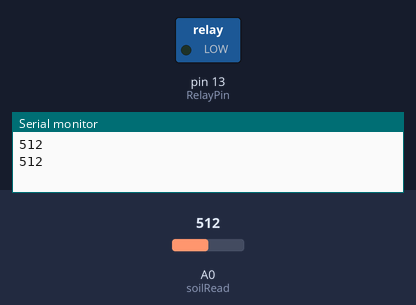
A program run on a simulated Arduino Uno, built with avr-gcc and run on an emulated ATmega328P. On the bench: switched loads named in the program (green lamp = pin HIGH), the last lines printed to the serial monitor. Inputs (shaded band) come from the test bench; at power-on: A0 (soilRead) = 512.

Above: at 3.8 s.
3.9 s: A0 (soilRead) set to 660
7.8 s: A0 (soilRead) set to 683
At 9.9 s:
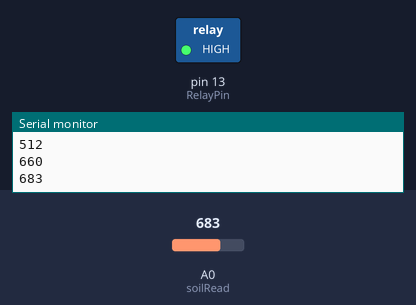
11.7 s: A0 (soilRead) set to 511
At 13.3 s:
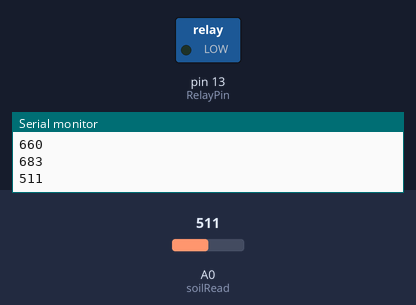
15.6 s: A0 (soilRead) set to 680
At 19.1 s:
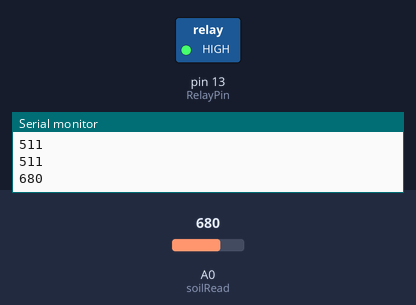
Timing chart, 0 to 20.5 s (numbered marks = the images above; inputs shaded):
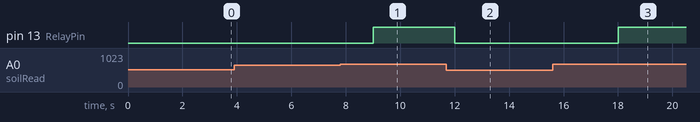

The program:

main.cpp
```cpp
#include <Arduino.h>

const int soilRead = A0;
int soilMoisture = 0;
int RelayPin=13;
//Constants
//Hygrometer sensor analog pin output at pin A0 of Arduino
//Variables
int value;

void setup()
{

  Serial.begin(9600);
  pinMode(soilRead, INPUT);
  pinMode(RelayPin, OUTPUT);
}

void loop()
{

  // When the plant is watered well the sensor will read a value 380~400, I will keep the 400
  soilMoisture = analogRead(soilRead);
  //Map value : 400 will be 100 and 1023 will be 0

  /*
Serial.print(soilMoisture);
Serial.print(" "); */
  Serial.println(soilMoisture);

  if (soilMoisture < 670)
  {
     digitalWrite(RelayPin, LOW);
  }

  else
  {
     digitalWrite(RelayPin, HIGH);
  }

  delay(3000);
}
```

Measured:
- the behaviour switches between 669 and 670 on A0 (soilRead) (found by bisection; images 0 and 1)
- after the input at 7.8 s, pin 13 (RelayPin): LOW → HIGH after 1.2 s
- after the input at 11.7 s, pin 13 (RelayPin): HIGH → LOW after 0.30 s
- after the input at 15.6 s, pin 13 (RelayPin): LOW → HIGH after 2.4 s
